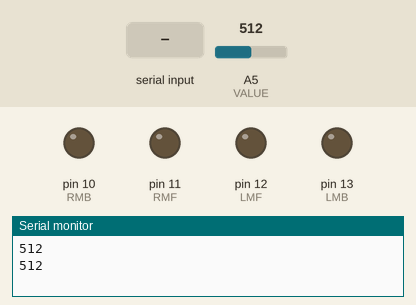
Recording of a sketch running on a simulated Arduino Uno, built with avr-gcc and run on an emulated ATmega328P. On the bench: output pins drawn as LEDs (lit = HIGH), the last lines printed to the serial monitor. The inputs (shaded band) are chosen by the test bench; at power-on: A5 (VALUE) = 512. Pins used as bus, display or sensor lines are not drawn.

Above: at 1.2 s.
1.3 s: "X" received over Serial
At 3.2 s:
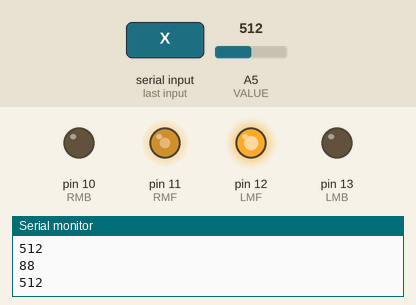
3.5 s: "1" received over Serial
At 4.7 s:
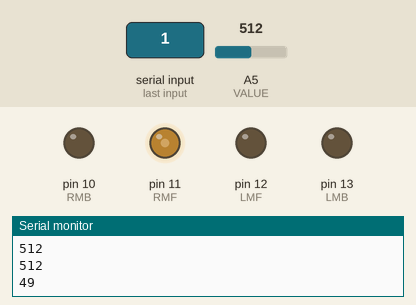
5.6 s: A5 (VALUE) set to 166
7.4 s: A5 (VALUE) set to 135
At 8.6 s:
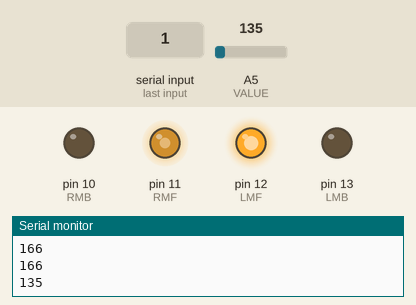
9.7 s: A5 (VALUE) set to 160
At 11.2 s:
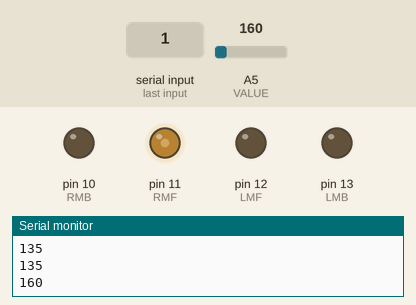
Timing chart, 0 to 12.7 s (numbered marks = the images above; inputs shaded):
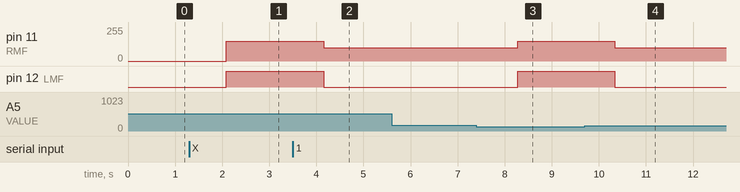

The sketch:

StemProject_UPDATED.ino
```cpp
int command;

int Speed = 0;
int Stop = 0;
int Normal = 150;           //normal speed
int Slowed = Normal - 50;   //slowed speed
int Humidity = 0;

#define SENSOR 7
#define VALUE A5

#define LMF 12
#define LMB 13
#define RMF 11
#define RMB 10

void setup() {
  // put your setup code here, to run once:
pinMode(LMF, OUTPUT);   //left motors forward
pinMode(LMB, OUTPUT);   //left motors backward
pinMode(RMF, OUTPUT);   //right motors forward
pinMode(RMB, OUTPUT);   //right motors backward
Serial.begin(9600);

pinMode(SENSOR, OUTPUT);
digitalWrite(SENSOR, LOW);
}

void loop() {
  // put your main code here, to run repeatedly:
digitalWrite(SENSOR, HIGH);
delay(30);
Humidity = analogRead(VALUE);
digitalWrite(SENSOR, LOW);

Serial.println(Humidity);

if (Speed >= 50) {
  if (Humidity >= 150) {    //change later
    Speed = Slowed;
  }
  else if (Humidity < 150) {
    Speed = Normal;
  }
  analogWrite(LMF, Speed);
  analogWrite(RMF, Speed);
}

if (Serial.available() > 0) {
  command = Serial.read();
  Serial.println(command);
}
if (command == 'X') {
  Speed = Normal;
  analogWrite(LMF, Speed);
  analogWrite(RMF, Speed);    //change back
}
if(command == 'Y') {
  Speed = Stop;
  analogWrite(LMF, Speed);
  analogWrite(RMF, Speed);
}
delay(1000);
}
```

Measured:
- the behaviour switches between 150 and 149 on A5 (VALUE) (found by bisection; images 2 and 3)
- after the input at 1.3 s, pin 11 (RMF): 0/255 → 150/255 after 0.79 s; pin 12 (LMF): LOW → HIGH after 0.79 s
- after the input at 3.5 s, pin 11 (RMF): 150/255 → 100/255 after 0.65 s; pin 12 (LMF): HIGH → LOW after 0.65 s
- after the input at 7.4 s, pin 11 (RMF): 100/255 → 150/255 after 0.87 s; pin 12 (LMF): LOW → HIGH after 0.87 s
- after the input at 9.7 s, pin 11 (RMF): 150/255 → 100/255 after 0.63 s; pin 12 (LMF): HIGH → LOW after 0.63 s
